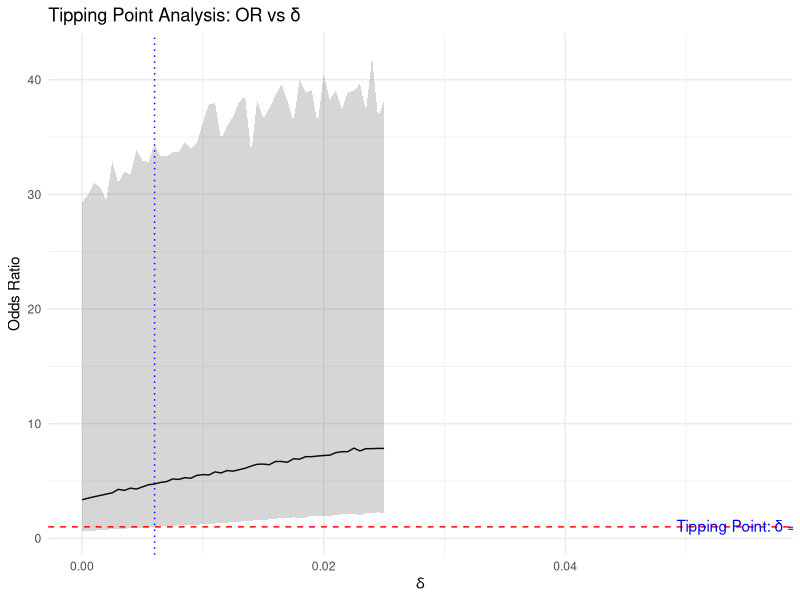
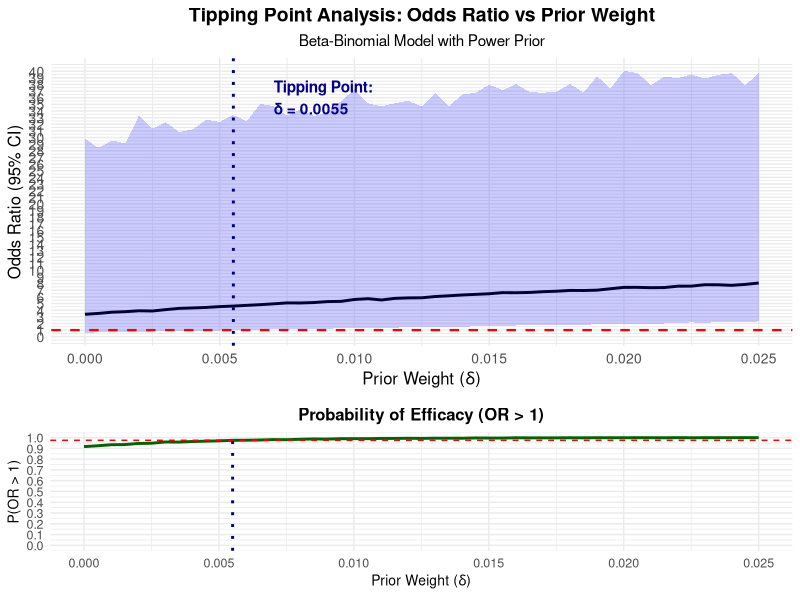
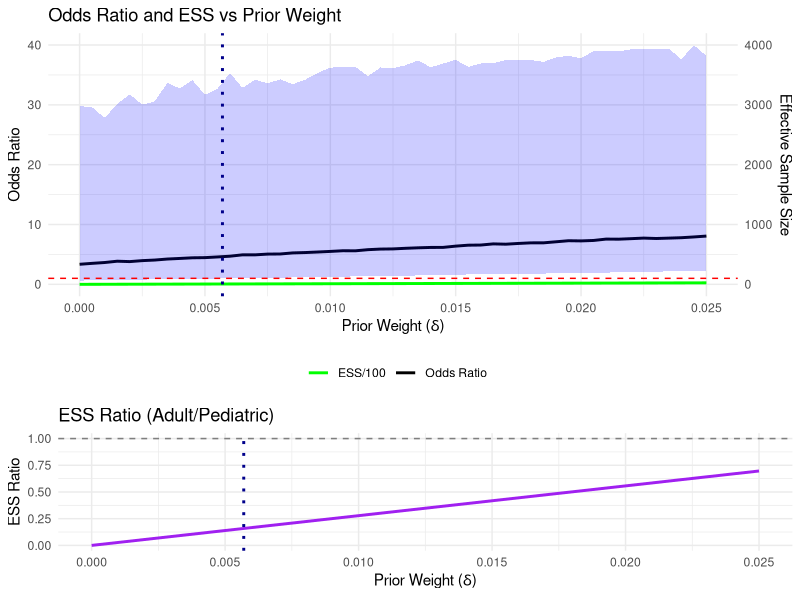
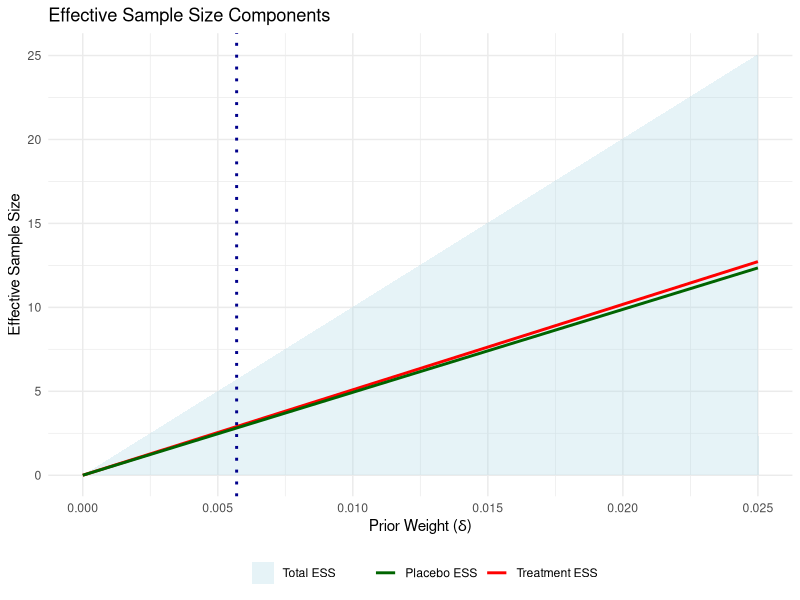

Source code (R) for these figures, in order:
## ---- chunk 1
# 使用Beta-Binomial模型实现tipping point分析
tipping_analysis_beta <- function(ped_data, adult_data, delta_seq = seq(0, 0.025, 0.0005), 
                                  a0 = 1, b0 = 1, n_samples = 5000) {
  results <- data.frame()
  
  for (delta in delta_seq) {
    # Power prior beta parameters for adult data
    a_treat <- a0 + delta * adult_data$y_drug
    b_treat <- b0 + delta * (adult_data$n_drug - adult_data$y_drug)
    a_ctrl  <- a0 + delta * adult_data$y_placebo
    b_ctrl  <- b0 + delta * (adult_data$n_placebo - adult_data$y_placebo)
    
    # Add pediatric data
    a_treat <- a_treat + ped_data$y_drug
    b_treat <- b_treat + (ped_data$n_drug - ped_data$y_drug)
    a_ctrl  <- a_ctrl + ped_data$y_placebo
    b_ctrl  <- b_ctrl + (ped_data$n_placebo - ped_data$y_placebo)
    
    # Sample from posterior
    p_treat_samples <- rbeta(n_samples, a_treat, b_treat)
    p_ctrl_samples  <- rbeta(n_samples, a_ctrl, b_ctrl)
    
    OR_samples <- (p_treat_samples / (1 - p_treat_samples)) /
                  (p_ctrl_samples / (1 - p_ctrl_samples))
    
    OR_upper <- quantile(OR_samples, 0.975)
    OR_median <- median(OR_samples)
    OR_lower <- quantile(OR_samples, 0.025)
    
    results <- rbind(results, data.frame(
      delta = delta,
      OR_upper = OR_upper,
      OR_median = OR_median,
      OR_lower = OR_lower
    ))
  }
  return(results)
}

# 使用您的数据格式运行分析
ped_data <- list(
  y_placebo = 1,
  n_placebo = 6,
  y_drug = 15,
  n_drug = 30
)

adult_data <- list(
  y_placebo = 45,
  n_placebo = 494,
  y_drug = 375,
  n_drug = 509
)

results <- tipping_analysis_beta(ped_data, adult_data)

# 画图
library(ggplot2)
library(dplyr)

tipping_point <- results %>% filter(OR_lower > 1) %>% slice(1)

ggplot(results, aes(x = delta)) +
  geom_line(aes(y = OR_median), color = "black") +
  geom_ribbon(aes(ymin = OR_lower, ymax = OR_upper), alpha = 0.2) +
  geom_hline(yintercept = 1, linetype = "dashed", color = "red") +
  {if(nrow(tipping_point) > 0) 
    geom_vline(xintercept = tipping_point$delta, linetype = "dotted", color = "blue")} +
  {if(nrow(tipping_point) > 0)
    annotate("text", x = tipping_point$delta + 0.05, y = 1.1, 
             label = paste0("Tipping Point: δ = ", tipping_point$delta), 
             color = "blue")} +
  labs(title = "Tipping Point Analysis: OR vs δ",
       x = expression(delta),
       y = "Odds Ratio") +
  theme_minimal()
## ---- chunk 2
# 优化的Beta-Binomial模型实现tipping point分析
library(ggplot2)
library(dplyr)
library(tidyr)

tipping_analysis_beta_optimized <- function(ped_data, adult_data, 
                                          delta_seq = seq(0, 0.025, by = 0.0005), 
                                          a0 = 1, b0 = 1, n_samples = 10000) {
  # 矢量化操作以提高性能
  delta_seq <- as.numeric(delta_seq)
  
  # 预计算重复使用的值
  adult_y_treat <- adult_data$y_drug
  adult_n_treat <- adult_data$n_drug
  adult_y_ctrl <- adult_data$y_placebo
  adult_n_ctrl <- adult_data$n_placebo
  
  # 矢量化计算所有delta值的参数
  a_treat <- a0 + delta_seq * adult_y_treat + ped_data$y_drug
  b_treat <- b0 + delta_seq * (adult_n_treat - adult_y_treat) + 
             (ped_data$n_drug - ped_data$y_drug)
  
  a_ctrl <- a0 + delta_seq * adult_y_ctrl + ped_data$y_placebo
  b_ctrl <- b0 + delta_seq * (adult_n_ctrl - adult_y_ctrl) + 
            (ped_data$n_placebo - ped_data$y_placebo)
  
  # 矩阵操作代替循环
  n_delta <- length(delta_seq)
  results <- data.frame(
    delta = delta_seq,
    OR_median = numeric(n_delta),
    OR_lower = numeric(n_delta),
    OR_upper = numeric(n_delta),
    prob_OR_gt_1 = numeric(n_delta)
  )
  
  # 使用矩阵运算进行批量采样
  for (i in seq_along(delta_seq)) {
    p_treat_samples <- rbeta(n_samples, a_treat[i], b_treat[i])
    p_ctrl_samples <- rbeta(n_samples, a_ctrl[i], b_ctrl[i])
    
    OR_samples <- (p_treat_samples / (1 - p_treat_samples)) /
                  (p_ctrl_samples / (1 - p_ctrl_samples))
    
    results$OR_median[i] <- median(OR_samples)
    results$OR_lower[i] <- quantile(OR_samples, 0.025)
    results$OR_upper[i] <- quantile(OR_samples, 0.975)
    results$prob_OR_gt_1[i] <- mean(OR_samples > 1)
  }
  
  # 计算精确的tipping point（使用插值）
  if (any(results$OR_lower > 1)) {
    # 找到OR_lower首次超过1的位置
    idx <- which(results$OR_lower > 1)[1]
    if (idx > 1) {
      # 线性插值找到更精确的tipping point
      x0 <- results$delta[idx - 1]
      x1 <- results$delta[idx]
      y0 <- results$OR_lower[idx - 1]
      y1 <- results$OR_lower[idx]
      
      tipping_point <- x0 + (1 - y0) * (x1 - x0) / (y1 - y0)
      attr(results, "tipping_point") <- tipping_point
    } else {
      attr(results, "tipping_point") <- results$delta[idx]
    }
  } else {
    attr(results, "tipping_point") <- NA
  }
  
  return(results)
}

# 执行分析
ped_data <- list(
  y_placebo = 1,
  n_placebo = 6,
  y_drug = 15,
  n_drug = 30
)

adult_data <- list(
  y_placebo = 45,
  n_placebo = 494,
  y_drug = 375,
  n_drug = 509
)

# 使用优化的函数
results <- tipping_analysis_beta_optimized(ped_data, adult_data)
tipping_value <- attr(results, "tipping_point")

# 创建增强的可视化
p1 <- ggplot(results, aes(x = delta)) +
  geom_line(aes(y = OR_median), color = "black", size = 1) +
  geom_ribbon(aes(ymin = OR_lower, ymax = OR_upper), alpha = 0.2, fill = "blue") +
  geom_hline(yintercept = 1, linetype = "dashed", color = "red", size = 0.8) +
  {if(!is.na(tipping_value)) 
    geom_vline(xintercept = tipping_value, linetype = "dotted", color = "darkblue", size = 1)} +
  {if(!is.na(tipping_value))
    annotate("text", x = tipping_value + 0.0015, y = max(results$OR_upper) * 0.9, 
             label = sprintf("Tipping Point:\nδ = %.4f", tipping_value), 
             color = "darkblue", fontface = "bold", hjust = 0)} +
  labs(title = "Tipping Point Analysis: Odds Ratio vs Prior Weight",
       subtitle = "Beta-Binomial Model with Power Prior",
       x = expression(paste("Prior Weight (", delta, ")")),
       y = "Odds Ratio (95% CI)") +
  scale_y_continuous(breaks = seq(0, max(results$OR_upper), by = 1)) +
  theme_minimal() +
  theme(
    plot.title = element_text(hjust = 0.5, size = 14, face = "bold"),
    plot.subtitle = element_text(hjust = 0.5),
    axis.title = element_text(size = 12),
    axis.text = element_text(size = 10),
    panel.grid.minor = element_line(color = "gray90")
  )

# 添加概率OR>1的次要图
p2 <- ggplot(results, aes(x = delta, y = prob_OR_gt_1)) +
  geom_line(color = "darkgreen", size = 1) +
  geom_hline(yintercept = 0.975, linetype = "dashed", color = "red") +
  {if(!is.na(tipping_value)) 
    geom_vline(xintercept = tipping_value, linetype = "dotted", color = "darkblue", size = 1)} +
  labs(title = "Probability of Efficacy (OR > 1)",
       x = expression(paste("Prior Weight (", delta, ")")),
       y = "P(OR > 1)") +
  scale_y_continuous(limits = c(0, 1), breaks = seq(0, 1, by = 0.1)) +
  theme_minimal() +
  theme(
    plot.title = element_text(hjust = 0.5, size = 12, face = "bold"),
    axis.title = element_text(size = 10),
    axis.text = element_text(size = 9)
  )

# 组合图形
library(gridExtra)
grid.arrange(p1, p2, ncol = 1, heights = c(2, 1))

# 创建更详细的结果表格
summary_table <- results %>%
  filter(delta %in% c(0, 0.005, 0.01, 0.015, 0.02, 0.025)) %>%
  mutate(across(where(is.numeric), ~round(., 4))) %>%
  mutate(CI = sprintf("[%.4f, %.4f]", OR_lower, OR_upper)) %>%
  select(delta, OR_median, CI, prob_OR_gt_1)

knitr::kable(summary_table, 
             col.names = c("Delta", "Median OR", "95% CI", "P(OR > 1)"),
             align = "c",
             caption = "Summary Results for Key Delta Values")

# 打印精确的tipping point值
if (!is.na(tipping_value)) {
  cat("\n精确的Tipping Point: δ =", sprintf("%.6f", tipping_value), "\n")
} else {
  cat("\n未找到Tipping Point（在测试范围内）\n")
}

# 敏感性分析：不同先验参数的影响
sensitivity_priors <- expand.grid(
  a0 = c(0.5, 1, 2),
  b0 = c(0.5, 1, 2)
)

sensitivity_results <- vector("list", nrow(sensitivity_priors))

for (i in 1:nrow(sensitivity_priors)) {
  res <- tipping_analysis_beta_optimized(
    ped_data, adult_data, 
    a0 = sensitivity_priors$a0[i], 
    b0 = sensitivity_priors$b0[i]
  )
  sensitivity_results[[i]] <- attr(res, "tipping_point")
}

sensitivity_table <- cbind(sensitivity_priors, tipping_point = unlist(sensitivity_results))
knitr::kable(sensitivity_table, 
             caption = "Sensitivity Analysis: Effect of Prior Parameters on Tipping Point",
             digits = 6,
             align = "c")
## ---- chunk 3
# 计算Power Prior中的有效样本量（ESS）

# 方法1：直接计算Beta-Binomial模型中的ESS
calculate_ess_beta <- function(ped_data, adult_data, delta) {
  # 对于Beta-Binomial模型，ESS等于delta乘以历史数据样本量
  
  # 治疗组ESS
  ess_treat <- delta * adult_data$n_drug
  
  # 对照组ESS
  ess_placebo <- delta * adult_data$n_placebo
  
  # 总ESS
  ess_total <- ess_treat + ess_placebo
  
  results <- list(
    ess_treat = ess_treat,
    ess_placebo = ess_placebo,
    ess_total = ess_total,
    
    # 相对于当前儿科数据的比例
    ess_ratio_treat = ess_treat / ped_data$n_drug,
    ess_ratio_placebo = ess_placebo / ped_data$n_placebo,
    ess_ratio_total = ess_total / (ped_data$n_drug + ped_data$n_placebo)
  )
  
  return(results)
}

# 方法2：基于信息矩阵的ESS计算（更通用的方法）
calculate_ess_information <- function(ped_data, adult_data, delta) {
  # 计算Fisher信息
  
  # 治疗组
  p_treat_adult <- adult_data$y_drug / adult_data$n_drug
  info_treat_adult <- adult_data$n_drug / (p_treat_adult * (1 - p_treat_adult))
  
  p_treat_ped <- ped_data$y_drug / ped_data$n_drug
  info_treat_ped <- ped_data$n_drug / (p_treat_ped * (1 - p_treat_ped))
  
  # 对照组
  p_placebo_adult <- adult_data$y_placebo / adult_data$n_placebo
  info_placebo_adult <- adult_data$n_placebo / (p_placebo_adult * (1 - p_placebo_adult))
  
  p_placebo_ped <- ped_data$y_placebo / ped_data$n_placebo
  info_placebo_ped <- ped_data$n_placebo / (p_placebo_ped * (1 - p_placebo_ped))
  
  # 基于信息的ESS
  ess_treat_info <- delta * info_treat_adult * (p_treat_ped * (1 - p_treat_ped))
  ess_placebo_info <- delta * info_placebo_adult * (p_placebo_ped * (1 - p_placebo_ped))
  
  return(list(
    ess_treat_info = ess_treat_info,
    ess_placebo_info = ess_placebo_info,
    ess_total_info = ess_treat_info + ess_placebo_info
  ))
}

# 扩展的tipping point分析函数，包含ESS计算
tipping_analysis_with_ess <- function(ped_data, adult_data, 
                                    delta_seq = seq(0, 0.025, by = 0.0005), 
                                    a0 = 1, b0 = 1, n_samples = 10000) {
  # 运行原始的tipping point分析
  results <- tipping_analysis_beta_optimized(ped_data, adult_data, delta_seq, a0, b0, n_samples)
  
  # 为每个delta值计算ESS
  ess_results <- lapply(delta_seq, function(d) {
    calculate_ess_beta(ped_data, adult_data, d)
  })
  
  # 添加ESS到结果数据框
  results$ess_total <- sapply(ess_results, function(x) x$ess_total)
  results$ess_treat <- sapply(ess_results, function(x) x$ess_treat)
  results$ess_placebo <- sapply(ess_results, function(x) x$ess_placebo)
  results$ess_ratio_total <- sapply(ess_results, function(x) x$ess_ratio_total)
  
  return(results)
}

# 运行包含ESS的分析
results_with_ess <- tipping_analysis_with_ess(ped_data, adult_data)
tipping_value <- attr(results_with_ess, "tipping_point")

# 可视化ESS与OR的关系
library(ggplot2)
library(gridExtra)

# 图1: OR与ESS的双轴图
p1 <- ggplot(results_with_ess, aes(x = delta)) +
  geom_line(aes(y = OR_median, color = "Odds Ratio"), size = 1) +
  geom_ribbon(aes(ymin = OR_lower, ymax = OR_upper), alpha = 0.2, fill = "blue") +
  geom_line(aes(y = ess_total/100, color = "ESS/100"), size = 1) +
  geom_hline(yintercept = 1, linetype = "dashed", color = "red") +
  {if(!is.na(tipping_value)) 
    geom_vline(xintercept = tipping_value, linetype = "dotted", color = "darkblue", size = 1)} +
  scale_y_continuous(
    name = "Odds Ratio",
    sec.axis = sec_axis(~.*100, name = "Effective Sample Size")
  ) +
  scale_color_manual(values = c("Odds Ratio" = "black", "ESS/100" = "green")) +
  labs(title = "Odds Ratio and ESS vs Prior Weight",
       x = expression(paste("Prior Weight (", delta, ")")),
       color = "") +
  theme_minimal() +
  theme(legend.position = "bottom")

# 图2: ESS比例图
p2 <- ggplot(results_with_ess, aes(x = delta)) +
  geom_line(aes(y = ess_ratio_total), color = "purple", size = 1) +
  geom_hline(yintercept = 1, linetype = "dashed", color = "gray50") +
  {if(!is.na(tipping_value)) 
    geom_vline(xintercept = tipping_value, linetype = "dotted", color = "darkblue", size = 1)} +
  labs(title = "ESS Ratio (Adult/Pediatric)",
       x = expression(paste("Prior Weight (", delta, ")")),
       y = "ESS Ratio") +
  theme_minimal()

# 组合图形
grid.arrange(p1, p2, ncol = 1, heights = c(2, 1))

# 创建ESS汇总表
ess_summary <- results_with_ess %>%
  filter(delta %in% c(0, 0.005, 0.01, 0.015, 0.02, 0.025)) %>%
  select(delta, ess_total, ess_treat, ess_placebo, ess_ratio_total, OR_median) %>%
  mutate(across(where(is.numeric), ~round(., 3)))

knitr::kable(ess_summary, 
             col.names = c("Delta", "Total ESS", "Treatment ESS", "Placebo ESS", "ESS Ratio", "Median OR"),
             align = "c",
             caption = "Effective Sample Size and Odds Ratio at Key Delta Values")

# 计算tipping point处的ESS
if (!is.na(tipping_value)) {
  ess_at_tipping <- calculate_ess_beta(ped_data, adult_data, tipping_value)
  
  cat("\n在Tipping Point (δ =", sprintf("%.6f", tipping_value), ")时的ESS：\n")
  cat("治疗组ESS:", sprintf("%.2f", ess_at_tipping$ess_treat), "\n")
  cat("对照组ESS:", sprintf("%.2f", ess_at_tipping$ess_placebo), "\n")
  cat("总ESS:", sprintf("%.2f", ess_at_tipping$ess_total), "\n")
  cat("ESS/儿科样本量比:", sprintf("%.2f", ess_at_tipping$ess_ratio_total), "\n")
}

# 对不同样本量情景进行ESS分析
scenarios <- data.frame(
  scenario = c("Equal weight", "Half adult weight", "One-third adult weight", "At tipping point"),
  delta = c(1, 0.5, 0.333, ifelse(is.na(tipping_value), NA, tipping_value))
)

ess_scenarios <- lapply(scenarios$delta, function(d) {
  if(is.na(d)) return(rep(NA, 6))
  ess <- calculate_ess_beta(ped_data, adult_data, d)
  c(ess$ess_total, ess$ess_treat, ess$ess_placebo, 
    ess$ess_ratio_total, ess$ess_ratio_treat, ess$ess_ratio_placebo)
})

scenario_table <- cbind(scenarios, do.call(rbind, ess_scenarios))
colnames(scenario_table) <- c("Scenario", "Delta", "Total ESS", "Treatment ESS", "Placebo ESS", 
                              "Total Ratio", "Treat Ratio", "Placebo Ratio")

knitr::kable(scenario_table, 
             digits = 3,
             caption = "ESS in Different Scenarios",
             align = "c")

# 可视化ESS随delta的变化
ess_plot <- ggplot(results_with_ess, aes(x = delta)) +
  geom_area(aes(y = ess_total, fill = "Total ESS"), alpha = 0.3) +
  geom_line(aes(y = ess_treat, color = "Treatment ESS"), size = 1) +
  geom_line(aes(y = ess_placebo, color = "Placebo ESS"), size = 1) +
  {if(!is.na(tipping_value)) 
    geom_vline(xintercept = tipping_value, linetype = "dotted", color = "darkblue", size = 1)} +
  scale_fill_manual(values = "lightblue") +
  scale_color_manual(values = c("Treatment ESS" = "red", "Placebo ESS" = "darkgreen")) +
  labs(title = "Effective Sample Size Components",
       x = expression(paste("Prior Weight (", delta, ")")),
       y = "Effective Sample Size",
       fill = "", color = "") +
  theme_minimal() +
  theme(legend.position = "bottom")

print(ess_plot)
